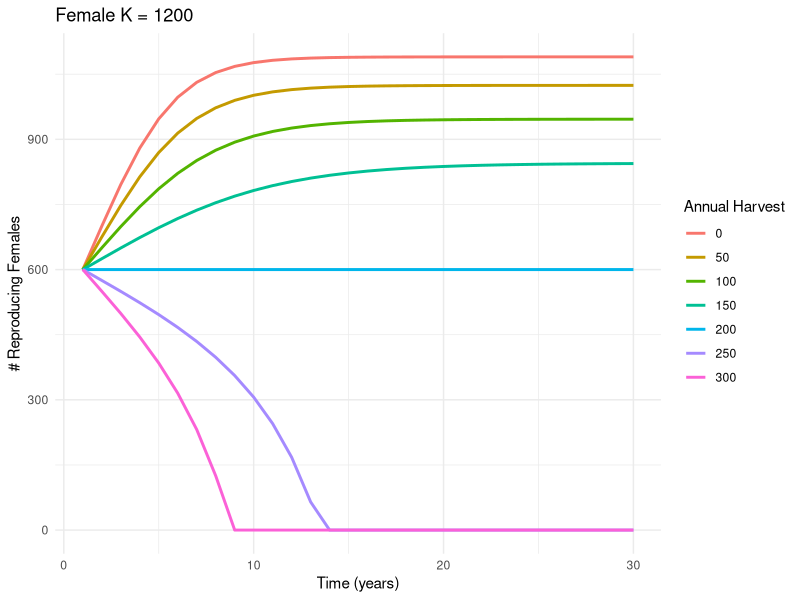
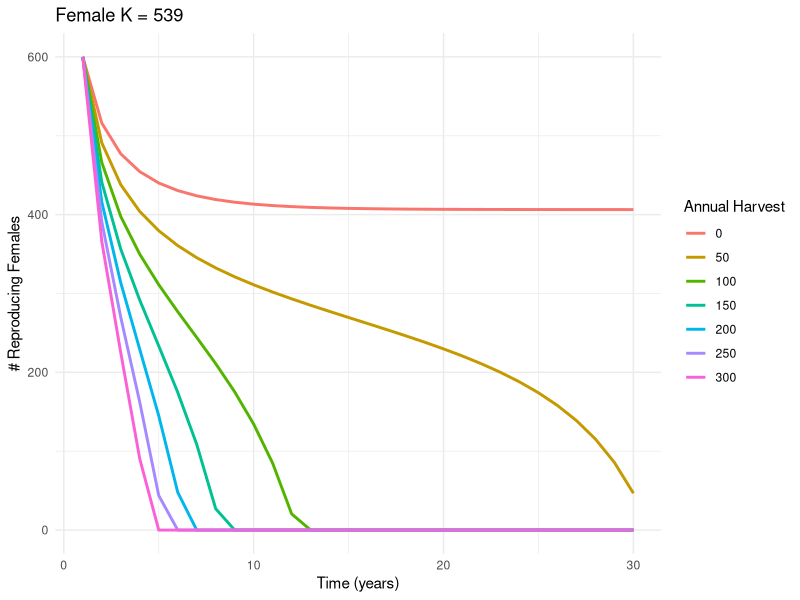
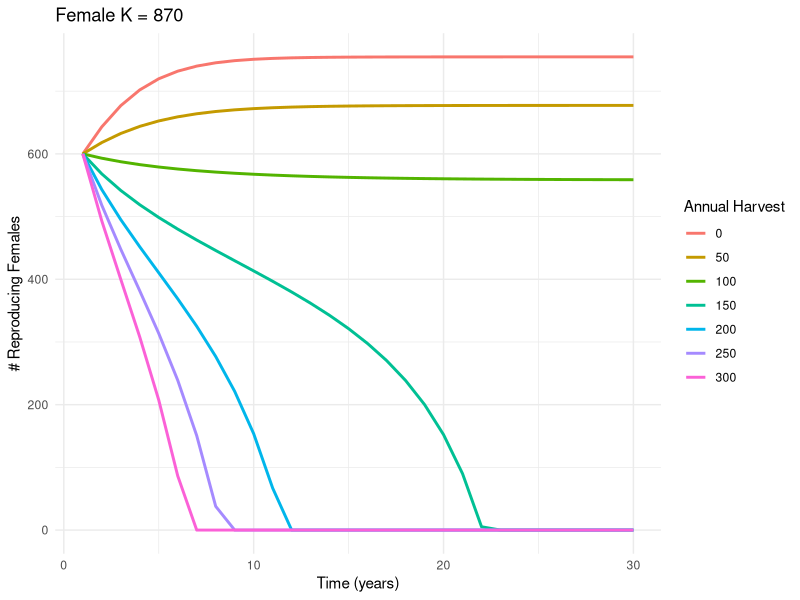
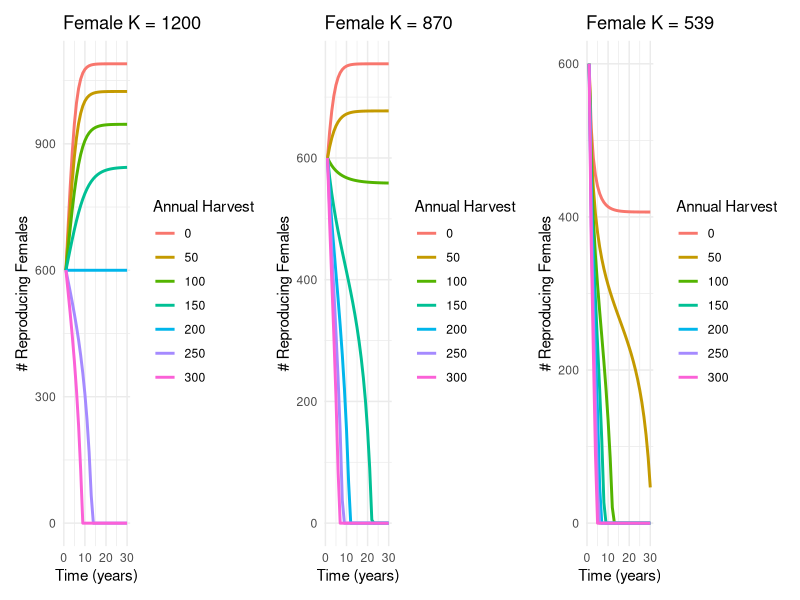

These figures' R source, in order:
# SIMPLE INDIANA BOBCAT POPULATION MODEL
# WHAT HAPPENS TO POPULATIONS OF REPRODUCING FEMALES UNDER DIFFERENT HARVEST SCENARIOS?
# ZANE LIBKE

library(ggplot2)
library(patchwork)

# params
initial_population <- 600  # Starting TOTAL female population
carrying_capacity <- 1200   # Carrying capacity for females (K)
growth_rate <- 0.5          # Intrinsic growth rate
incidental_harvest <- 100    # Incidental harvest/year
time_steps <- 30          # Number of years to model

# simple Logistic Growth
simulate_population <- function(initial_population, carrying_capacity, growth_rate, annual_harvest, incidental_harvest, time_steps) {
  population <- numeric(time_steps)
  population[1] <- initial_population
  
  for (t in 2:time_steps) {
    # Apply logistic growth
    growth <- growth_rate * population[t-1] * (1 - population[t-1] / carrying_capacity)
    
    # Apply harvest
    total_harvest <- annual_harvest + incidental_harvest
    total_harvest <- total_harvest/2 #### ASSUMING HALF OF ALL HARVESTS ARE REPRODUCING FEMALES
    population[t] <- population[t-1] + growth - total_harvest
    
    # Prevent negative populations
    if (population[t] < 0) population[t] <- 0
  }
  
  return(data.frame(Time = 1:time_steps, Population = population, Harvest = annual_harvest))
}

# Harvest scenarios
harvest_values <- c(0, 50, 100, 150, 200, 250, 300)


### FIX THIS !! MAKE A FUNCTION TO simulate and make graph etc... make sure to include correct labelling on graphs
simpop_makegraph <- function(carrying_capacity, incidental_harvest, initial_population, growth_rate){
  all_population_data <- do.call(rbind, lapply(harvest_values, function(harvest) {
    simulate_population(initial_population, carrying_capacity, growth_rate, harvest, incidental_harvest, time_steps)
  }))
  
  # Combine data and add harvest as a factor
  all_population_data$Harvest <- factor(all_population_data$Harvest, levels = harvest_values)
  
  # Plot high threshold K
  p1 <- ggplot(all_population_data, aes(x = Time, y = Population, color = Harvest)) +
    geom_line(size = 1) +
    labs(title = "Female K = 1200",
         x = "Time (years)",
         y = "# Reproducing Females",
         color = "Annual Harvest") +
    theme_minimal() +
    ylim(0, NA)
}




####### HIGH THRESHOLD CARRYING CAPACITY #########

carrying_capacity = 1200

all_population_data <- do.call(rbind, lapply(harvest_values, function(harvest) {
  simulate_population(initial_population, carrying_capacity, growth_rate, harvest, incidental_harvest, time_steps)
}))

# Combine data and add harvest as a factor
all_population_data$Harvest <- factor(all_population_data$Harvest, levels = harvest_values)

# Plot high threshold K
p1 <- ggplot(all_population_data, aes(x = Time, y = Population, color = Harvest)) +
  geom_line(size = 1) +
  labs(title = "Female K = 1200",
       x = "Time (years)",
       y = "# Reproducing Females",
       color = "Annual Harvest") +
  theme_minimal() +
  ylim(0, NA)
p1


######## LOW THRESHOLD CARRYING CAPACITY ##########

carrying_capacity <- 539

all_population_data <- do.call(rbind, lapply(harvest_values, function(harvest) {
  simulate_population(initial_population, carrying_capacity, growth_rate, harvest, incidental_harvest, time_steps)
}))

# Combine data and add harvest as a factor
all_population_data$Harvest <- factor(all_population_data$Harvest, levels = harvest_values)

# Plot low threshold K
p2 <- ggplot(all_population_data, aes(x = Time, y = Population, color = Harvest)) +
  geom_line(size = 1) +
  labs(title = "Female K = 539",
       x = "Time (years)",
       y = "# Reproducing Females",
       color = "Annual Harvest") +
  theme_minimal() +
  ylim(0, NA)
p2


######## MID THRESHOLD CARRYING CAPACITY ##########

carrying_capacity <- 870

all_population_data <- do.call(rbind, lapply(harvest_values, function(harvest) {
  simulate_population(initial_population, carrying_capacity, growth_rate, harvest, incidental_harvest, time_steps)
}))

# Combine data and add harvest as a factor
all_population_data$Harvest <- factor(all_population_data$Harvest, levels = harvest_values)

# Plot low threshold K
p3 <- ggplot(all_population_data, aes(x = Time, y = Population, color = Harvest)) +
  geom_line(size = 1) +
  labs(title = "Female K = 870",
       x = "Time (years)",
       y = "# Reproducing Females",
       color = "Annual Harvest") +
  theme_minimal() +
  ylim(0, NA)
p3



####### COMBINE THEM AND PLOT #######

combined_plot <- p1 + p3 + p2
#ggsave("../results/normal_high-avg-lowK.png", combined_plot, width = 15, height = 5)
ggsave("../results/inc100_high-avg-lowK.png", combined_plot, width = 15, height = 5)



